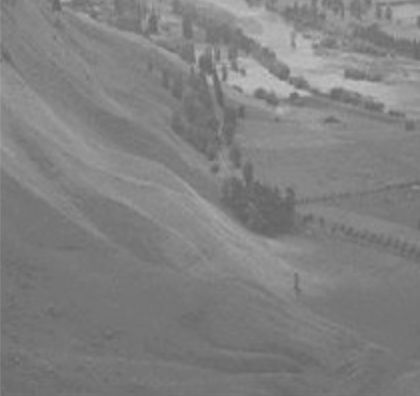
%> input picture Assignment-1/Images/image-6.jpg, 420 x 396 px
$ octave 1.m   (GNU Octave 9; MATLAB toolbox functions it lacks are replaced by stand-ins)
%> lines starting %> are read from the running program, lines starting %| are printed output that depends on the picture
%Slopes chosen are 0.5, 2 and 0.5
close all;
clear all;
clc
%I=imread('Maulik.png');
I=imread('/MATLAB Drive/Assignment-1/image-6.jpg');
%> I is the input picture: size 396x420x3 uint8; min 97, max 194, mean 128.7
%I=rgb2gray(I);
I=im2double(I);
%> I: size 396x420x3 double
I = (I * 2) / max(I(:));
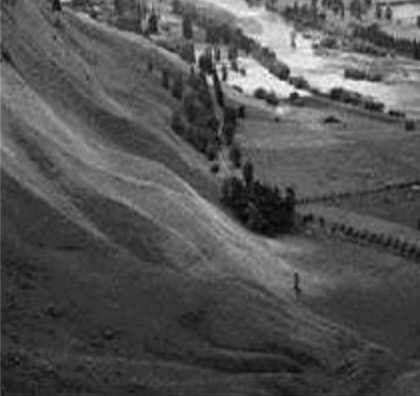
%> I: size 396x420x3 double; min 1, max 2, mean 1.33; drawn with min black and max white
I_str = 0;
[row,col] = size(I);
%> row = 396; col = 1260
LT = 100; % The lower threshold value
UT = 150; % The upper threshold valaue grid on;
for i=1:row
for j=1:col
if I(i,j)<=LT
I_str(i,j)=0.5*I(i,j);
else if I(i,j)<=UT
I_str(i,j)=2*(I(i,j)-LT)+(0.5*LT);
else
I_str(i,j)=0.5*(I(i,j)-UT)+0.5*LT+2*(UT-LT);
end
end
end
end
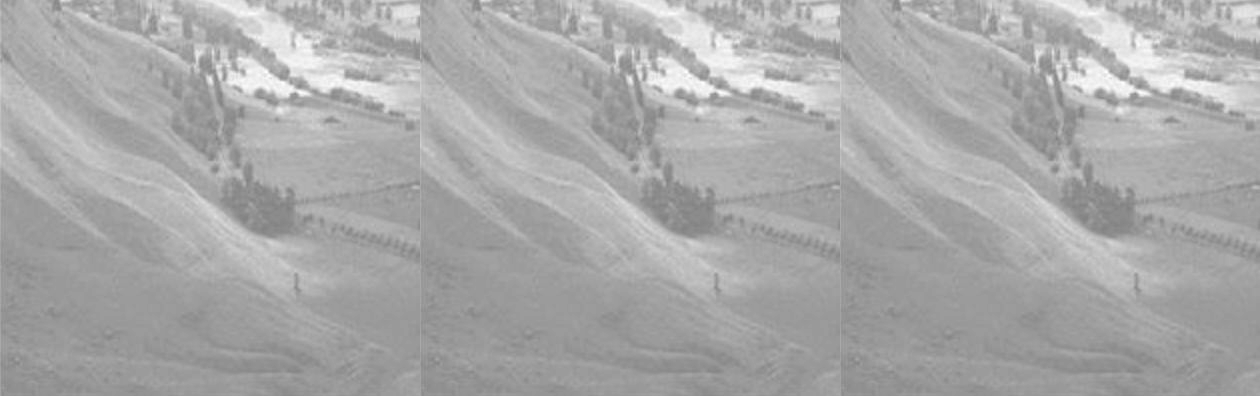
%> I_str: size 396x1260 double; min 0.5, max 1, mean 0.664
dd=[];
hold on;
dd(1:100)=0.5*(0:99);
dd(101:150)=2*((100:149)-100)+0.5*100;
dd(151:256)=(0.5*((150:255)-150))+(0.5*100)+(2*(150-100));
axis tight;
plot(dd);
hold on;
xlabel('Intensity in input image');
ylabel('Intensity in output image');
title('Contrast-Stretch Transformation function');
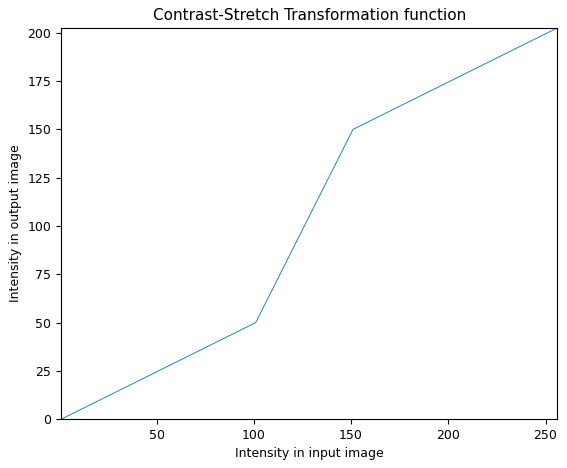
%> figure redrawn from the program's plot data; curve peaks at x = 256, y = 202.5
figure

subplot(212),imshow(I_str);

$ run again, with Assignment-1/Images/image-2.jpg copied over Assignment-1/Images/image-6.jpg
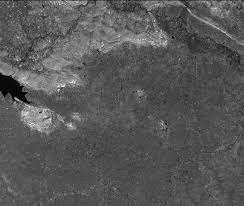
%> input picture Assignment-1/Images/image-2.jpg, 244 x 206 px
%> I is the input picture: size 206x244x3 uint8; min 0, max 250, mean 87.6
%> after the loop `for i=1:row`:
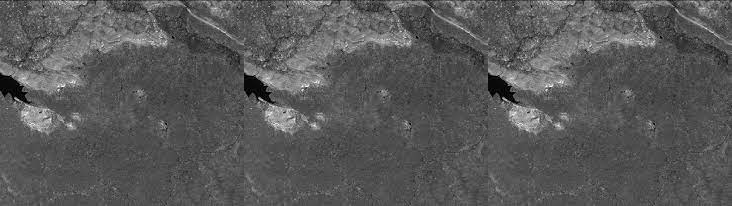
%> I_str: size 206x732 double; min 0, max 1, mean 0.35
